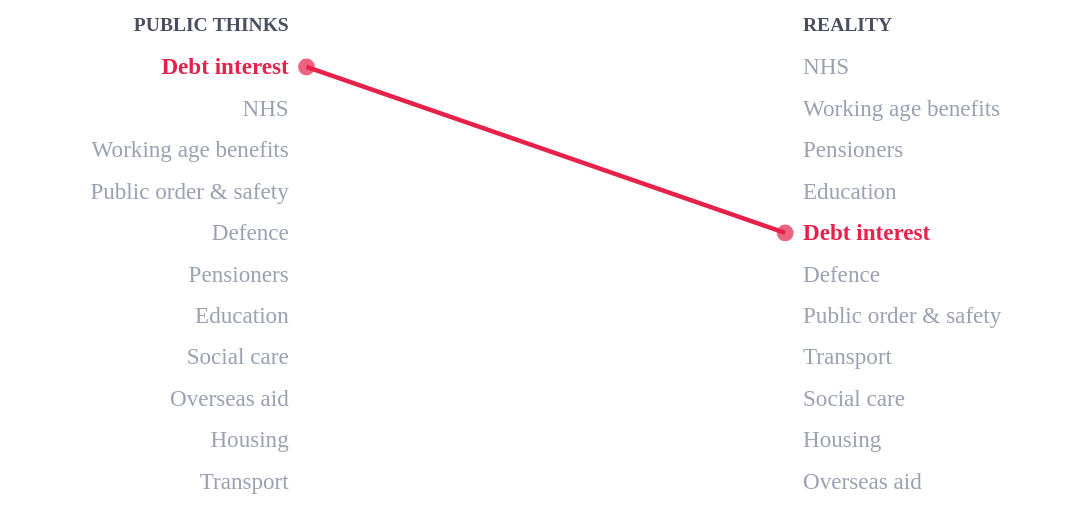

The specification (Vega-Lite) saved for this image:
### Vega-Lite specification from a JSON file in a GitHub repository (floating-point values rounded to 4 significant figures)
{"config": {"font": "Circular Std", "text": {"color": "#676A86", "align": "left", "baseline": "middle", "dx": 7, "dy": 0, "fontSize": 11}, "view": {"stroke": null, "continuousWidth": 400, "continuousHeight": 300, "discreteWidth": 400, "discreteHeight": 300, "strokeWidth": 0}, "range": {"category": ["#36B7B4", "#E6224B", "#F4C245", "#0063AF", "#00A767", "#179FDB", "#EB5C2E", "#5C267B", "#122B39"], "diverging": ["#E6224B", "#E54753", "#C9C9C9", "#179FDB", "#122B39"], "heatmap": ["#C9C9C9", "#179FDB", "#0063AF", "#122B39"], "ordinal": ["#00A767", "#36B7B4", "#179FDB", "#0063AF", "#243B5A"]}, "bar": {"color": "#179fdb"}, "line": {"color": "#e6224b"}, "rule": {"color": "#676A86"}, "area": {"opacity": 0.8}, "point": {"filled": true, "size": 80, "color": "#e6224b", "opacity": 0.95}, "geoshape": {"stroke": "white", "strokeWidth": 0.3}, "rect": {"fill": "#d6d4d4", "opacity": 0.3}, "axis": {"labelColor": "#676A86", "labelFontSize": 11, "labelFont": "Circular Std", "labelOpacity": 0.7, "tickColor": "#676A86", "tickOpacity": 0.5, "domainColor": "#676A86", "domainOpacity": 0.5, "gridColor": "#676A86", "gridDash": [2, 2], "gridOpacity": 0.5, "title": null, "titleColor": "#676A86", "titleOpacity": 0.8, "tickSize": 4}, "axisXDiscrete": {"grid": false, "labelAngle": 0, "tickCount": 10, "tickOpacity": 0.5, "title": null}, "axisYDiscrete": {"ticks": false, "labelPadding": 5}, "axisXTemporal": {"grid": false, "ticks": true}, "axisXQuantitative": {"grid": true}, "axisYQuantitative": {"gridColor": "#676A86", "gridDash": [1, 5], "gridOpacity": 0.5, "ticks": false, "labelPadding": 5, "tickCount": 8, "titleAngle": 0, "titleAlign": "left", "titleBaseline": "bottom", "titleX": 0, "titleY": -5}, "title": {"color": "#676A86E6", "subtitleColor": "#676A86", "font": "Circular Std", "subtitleFont": "Circular Std", "anchor": "start", "fontSize": 14, "subtitleFontSize": 12, "subtitlePadding": 4, "offset": 0, "frame": "group"}, "legend": {"titleColor": "#122b39", "title": null, "labelColor": "#122b39", "labelFontSize": 11}}, "layer": [{"data": {"name": "data-39f935ee2b286ade8abd40fc8b3cd03a"}, "mark": {"type": "text", "align": "right", "color": "#4a4f60", "dx": -10, "fontSize": 11, "fontWeight": "bold", "text": "PUBLIC THINKS"}, "encoding": {"x": {"axis": null, "field": "x", "scale": {"domain": [-0.15, 1.15]}, "type": "quantitative"}, "y": {"axis": null, "field": "rank", "scale": {"domain": [-0.4, 11.6], "reverse": true}, "type": "quantitative"}}}, {"data": {"name": "data-0dd1334c667029d95c7238e1b4cf2b60"}, "mark": {"type": "text", "align": "left", "color": "#4a4f60", "dx": 10, "fontSize": 11, "fontWeight": "bold", "text": "REALITY"}, "encoding": {"x": {"axis": null, "field": "x", "scale": {"domain": [-0.15, 1.15]}, "type": "quantitative"}, "y": {"axis": null, "field": "rank", "scale": {"domain": [-0.4, 11.6], "reverse": true}, "type": "quantitative"}}}, {"layer": [{"data": {"name": "data-48f66300e6d5b6404b9bb6ff10a81a78"}, "mark": {"type": "text", "align": "right", "color": "#9aa1b0", "dx": -10, "fontSize": 13}, "encoding": {"text": {"field": "area", "type": "nominal"}, "x": {"axis": null, "field": "x", "scale": {"domain": [-0.15, 1.15]}, "type": "quantitative"}, "y": {"axis": null, "field": "rank", "scale": {"domain": [-0.4, 11.6], "reverse": true}, "type": "quantitative"}}}, {"data": {"name": "data-672f7ce2cfdda44f67fb042fc66151ea"}, "mark": {"type": "text", "align": "right", "color": "#e6224b", "dx": -10, "fontSize": 13, "fontWeight": "bold"}, "encoding": {"text": {"field": "area", "type": "nominal"}, "x": {"axis": null, "field": "x", "scale": {"domain": [-0.15, 1.15]}, "type": "quantitative"}, "y": {"axis": null, "field": "rank", "scale": {"domain": [-0.4, 11.6], "reverse": true}, "type": "quantitative"}}}]}, {"layer": [{"data": {"name": "data-e2a4709fe9854ac89996c4c3d3fc569d"}, "mark": {"type": "text", "align": "left", "color": "#9aa1b0", "dx": 10, "fontSize": 13}, "encoding": {"text": {"field": "area", "type": "nominal"}, "x": {"axis": null, "field": "x", "scale": {"domain": [-0.15, 1.15]}, "type": "quantitative"}, "y": {"axis": null, "field": "rank", "scale": {"domain": [-0.4, 11.6], "reverse": true}, "type": "quantitative"}}}, {"data": {"name": "data-1cd913d094f87ccd78307d86dbd57167"}, "mark": {"type": "text", "align": "left", "color": "#e6224b", "dx": 10, "fontSize": 13, "fontWeight": "bold"}, "encoding": {"text": {"field": "area", "type": "nominal"}, "x": {"axis": null, "field": "x", "scale": {"domain": [-0.15, 1.15]}, "type": "quantitative"}, "y": {"axis": null, "field": "rank", "scale": {"domain": [-0.4, 11.6], "reverse": true}, "type": "quantitative"}}}]}, {"data": {"name": "data-6c4b3758ec41653f9242d3f8a7f816bb"}, "mark": {"type": "line", "color": "#e6224b", "strokeWidth": 2.5}, "encoding": {"detail": {"field": "area", "type": "nominal"}, "x": {"axis": null, "field": "x", "scale": {"domain": [-0.15, 1.15]}, "type": "quantitative"}, "y": {"axis": null, "field": "rank", "scale": {"domain": [-0.4, 11.6], "reverse": true}, "type": "quantitative"}}}, {"data": {"name": "data-6c4b3758ec41653f9242d3f8a7f816bb"}, "mark": {"type": "circle", "color": "#e6224b", "size": 90}, "encoding": {"x": {"axis": null, "field": "x", "scale": {"domain": [-0.15, 1.15]}, "type": "quantitative"}, "y": {"axis": null, "field": "rank", "scale": {"domain": [-0.4, 11.6], "reverse": true}, "type": "quantitative"}}}], "height": 280, "padding": {"left": 50, "right": 50, "top": 5, "bottom": 5}, "width": 350, "$schema": "https://vega.github.io/schema/vega-lite/v6.4.1.json", "datasets": {"data-39f935ee2b286ade8abd40fc8b3cd03a": [{"x": 0, "rank": 0}], "data-0dd1334c667029d95c7238e1b4cf2b60": [{"x": 1, "rank": 0}], "data-48f66300e6d5b6404b9bb6ff10a81a78": [{"area": "NHS", "side": "Public thinks", "rank": 2, "x": 0, "hl": false}, {"area": "Working age benefits", "side": "Public thinks", "rank": 3, "x": 0, "hl": false}, {"area": "Public order & safety", "side": "Public thinks", "rank": 4, "x": 0, "hl": false}, {"area": "Defence", "side": "Public thinks", "rank": 5, "x": 0, "hl": false}, {"area": "Pensioners", "side": "Public thinks", "rank": 6, "x": 0, "hl": false}, {"area": "Education", "side": "Public thinks", "rank": 7, "x": 0, "hl": false}, {"area": "Social care", "side": "Public thinks", "rank": 8, "x": 0, "hl": false}, {"area": "Overseas aid", "side": "Public thinks", "rank": 9, "x": 0, "hl": false}, {"area": "Housing", "side": "Public thinks", "rank": 10, "x": 0, "hl": false}, {"area": "Transport", "side": "Public thinks", "rank": 11, "x": 0, "hl": false}], "data-672f7ce2cfdda44f67fb042fc66151ea": [{"area": "Debt interest", "side": "Public thinks", "rank": 1, "x": 0, "hl": true}], "data-e2a4709fe9854ac89996c4c3d3fc569d": [{"area": "NHS", "side": "Reality", "rank": 1, "x": 1, "hl": false}, {"area": "Working age benefits", "side": "Reality", "rank": 2, "x": 1, "hl": false}, {"area": "Pensioners", "side": "Reality", "rank": 3, "x": 1, "hl": false}, {"area": "Education", "side": "Reality", "rank": 4, "x": 1, "hl": false}, {"area": "Defence", "side": "Reality", "rank": 6, "x": 1, "hl": false}, {"area": "Public order & safety", "side": "Reality", "rank": 7, "x": 1, "hl": false}, {"area": "Transport", "side": "Reality", "rank": 8, "x": 1, "hl": false}, {"area": "Social care", "side": "Reality", "rank": 9, "x": 1, "hl": false}, {"area": "Housing", "side": "Reality", "rank": 10, "x": 1, "hl": false}, {"area": "Overseas aid", "side": "Reality", "rank": 11, "x": 1, "hl": false}], "data-1cd913d094f87ccd78307d86dbd57167": [{"area": "Debt interest", "side": "Reality", "rank": 5, "x": 1, "hl": true}], "data-6c4b3758ec41653f9242d3f8a7f816bb": [{"area": "Debt interest", "side": "Public thinks", "rank": 1, "x": 0, "hl": true}, {"area": "Debt interest", "side": "Reality", "rank": 5, "x": 1, "hl": true}]}}
